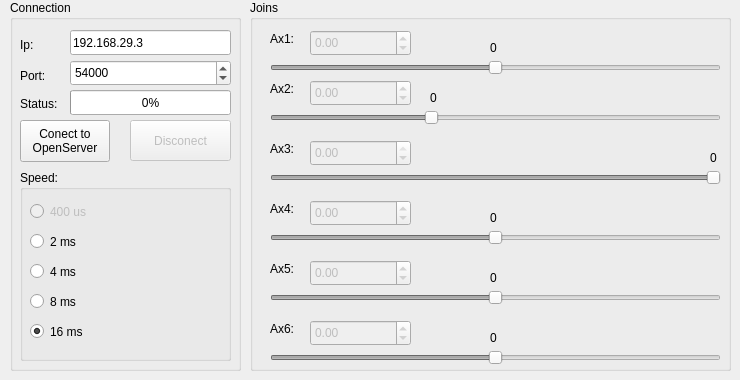
<?xml version="1.0" encoding="UTF-8"?>
<ui version="4.0">
 <class>JustListen</class>
 <widget class="QMainWindow" name="JustListen">
  <property name="geometry">
   <rect>
    <x>0</x>
    <y>0</y>
    <width>740</width>
    <height>380</height>
   </rect>
  </property>
  <property name="minimumSize">
   <size>
    <width>740</width>
    <height>380</height>
   </size>
  </property>
  <property name="maximumSize">
   <size>
    <width>740</width>
    <height>380</height>
   </size>
  </property>
  <property name="windowTitle">
   <string>JustListen</string>
  </property>
  <widget class="QWidget" name="centralWidget">
   <widget class="QGroupBox" name="connectionBox">
    <property name="geometry">
     <rect>
      <x>10</x>
      <y>0</y>
      <width>231</width>
      <height>371</height>
     </rect>
    </property>
    <property name="title">
     <string>Connection</string>
    </property>
    <widget class="QLabel" name="labelIp">
     <property name="geometry">
      <rect>
       <x>10</x>
       <y>36</y>
       <width>41</width>
       <height>17</height>
      </rect>
     </property>
     <property name="text">
      <string>Ip:</string>
     </property>
    </widget>
    <widget class="QLineEdit" name="lineIp">
     <property name="geometry">
      <rect>
       <x>60</x>
       <y>30</y>
       <width>161</width>
       <height>25</height>
      </rect>
     </property>
     <property name="text">
      <string>192.168.29.3</string>
     </property>
     <property name="maxLength">
      <number>15</number>
     </property>
    </widget>
    <widget class="QLabel" name="labelPorta">
     <property name="geometry">
      <rect>
       <x>10</x>
       <y>67</y>
       <width>41</width>
       <height>17</height>
      </rect>
     </property>
     <property name="text">
      <string>Port:</string>
     </property>
    </widget>
    <widget class="QPushButton" name="buttonConect">
     <property name="geometry">
      <rect>
       <x>10</x>
       <y>120</y>
       <width>90</width>
       <height>42</height>
      </rect>
     </property>
     <property name="text">
      <string>Conect to
OpenServer</string>
     </property>
    </widget>
    <widget class="QProgressBar" name="boxStatus">
     <property name="geometry">
      <rect>
       <x>60</x>
       <y>90</y>
       <width>161</width>
       <height>25</height>
      </rect>
     </property>
     <property name="value">
      <number>0</number>
     </property>
    </widget>
    <widget class="QPushButton" name="buttonDisconect">
     <property name="enabled">
      <bool>false</bool>
     </property>
     <property name="geometry">
      <rect>
       <x>120</x>
       <y>120</y>
       <width>101</width>
       <height>41</height>
      </rect>
     </property>
     <property name="text">
      <string>Disconect</string>
     </property>
    </widget>
    <widget class="QSpinBox" name="boxPort">
     <property name="geometry">
      <rect>
       <x>60</x>
       <y>60</y>
       <width>161</width>
       <height>26</height>
      </rect>
     </property>
     <property name="maximum">
      <number>99999</number>
     </property>
     <property name="value">
      <number>54000</number>
     </property>
    </widget>
    <widget class="QLabel" name="labelStatus">
     <property name="geometry">
      <rect>
       <x>10</x>
       <y>95</y>
       <width>51</width>
       <height>17</height>
      </rect>
     </property>
     <property name="text">
      <string>Status:</string>
     </property>
    </widget>
    <widget class="QGroupBox" name="speedBox">
     <property name="geometry">
      <rect>
       <x>10</x>
       <y>170</y>
       <width>211</width>
       <height>191</height>
      </rect>
     </property>
     <property name="title">
      <string>Speed:</string>
     </property>
     <widget class="QRadioButton" name="radioButton_1">
      <property name="enabled">
       <bool>false</bool>
      </property>
      <property name="geometry">
       <rect>
        <x>10</x>
        <y>30</y>
        <width>71</width>
        <height>23</height>
       </rect>
      </property>
      <property name="text">
       <string>400 us</string>
      </property>
      <property name="checked">
       <bool>false</bool>
      </property>
     </widget>
     <widget class="QRadioButton" name="radioButton_2">
      <property name="geometry">
       <rect>
        <x>10</x>
        <y>60</y>
        <width>61</width>
        <height>23</height>
       </rect>
      </property>
      <property name="text">
       <string>2 ms</string>
      </property>
     </widget>
     <widget class="QRadioButton" name="radioButton_3">
      <property name="geometry">
       <rect>
        <x>10</x>
        <y>90</y>
        <width>61</width>
        <height>23</height>
       </rect>
      </property>
      <property name="text">
       <string>4 ms</string>
      </property>
     </widget>
     <widget class="QRadioButton" name="radioButton_4">
      <property name="geometry">
       <rect>
        <x>10</x>
        <y>120</y>
        <width>61</width>
        <height>23</height>
       </rect>
      </property>
      <property name="text">
       <string>8 ms</string>
      </property>
     </widget>
     <widget class="QRadioButton" name="radioButton_5">
      <property name="geometry">
       <rect>
        <x>10</x>
        <y>150</y>
        <width>61</width>
        <height>23</height>
       </rect>
      </property>
      <property name="text">
       <string>16 ms</string>
      </property>
      <property name="checkable">
       <bool>true</bool>
      </property>
      <property name="checked">
       <bool>true</bool>
      </property>
     </widget>
    </widget>
   </widget>
   <widget class="QGroupBox" name="groupBox">
    <property name="geometry">
     <rect>
      <x>250</x>
      <y>0</y>
      <width>481</width>
      <height>371</height>
     </rect>
    </property>
    <property name="title">
     <string>Joins</string>
    </property>
    <widget class="QSlider" name="SJ1">
     <property name="enabled">
      <bool>false</bool>
     </property>
     <property name="geometry">
      <rect>
       <x>20</x>
       <y>60</y>
       <width>451</width>
       <height>16</height>
      </rect>
     </property>
     <property name="minimum">
      <number>-17000</number>
     </property>
     <property name="maximum">
      <number>17000</number>
     </property>
     <property name="singleStep">
      <number>1</number>
     </property>
     <property name="pageStep">
      <number>1</number>
     </property>
     <property name="sliderPosition">
      <number>0</number>
     </property>
     <property name="orientation">
      <enum>Qt::Horizontal</enum>
     </property>
     <property name="invertedAppearance">
      <bool>false</bool>
     </property>
    </widget>
    <widget class="QSlider" name="SJ2">
     <property name="enabled">
      <bool>false</bool>
     </property>
     <property name="geometry">
      <rect>
       <x>20</x>
       <y>110</y>
       <width>451</width>
       <height>16</height>
      </rect>
     </property>
     <property name="minimum">
      <number>-8500</number>
     </property>
     <property name="maximum">
      <number>15500</number>
     </property>
     <property name="value">
      <number>0</number>
     </property>
     <property name="sliderPosition">
      <number>0</number>
     </property>
     <property name="orientation">
      <enum>Qt::Horizontal</enum>
     </property>
    </widget>
    <widget class="QSlider" name="SJ3">
     <property name="enabled">
      <bool>false</bool>
     </property>
     <property name="geometry">
      <rect>
       <x>20</x>
       <y>170</y>
       <width>451</width>
       <height>16</height>
      </rect>
     </property>
     <property name="minimum">
      <number>-17000</number>
     </property>
     <property name="maximum">
      <number>0</number>
     </property>
     <property name="value">
      <number>0</number>
     </property>
     <property name="sliderPosition">
      <number>0</number>
     </property>
     <property name="orientation">
      <enum>Qt::Horizontal</enum>
     </property>
    </widget>
    <widget class="QSlider" name="SJ4">
     <property name="enabled">
      <bool>false</bool>
     </property>
     <property name="geometry">
      <rect>
       <x>20</x>
       <y>230</y>
       <width>451</width>
       <height>16</height>
      </rect>
     </property>
     <property name="minimum">
      <number>-21000</number>
     </property>
     <property name="maximum">
      <number>21000</number>
     </property>
     <property name="sliderPosition">
      <number>0</number>
     </property>
     <property name="orientation">
      <enum>Qt::Horizontal</enum>
     </property>
    </widget>
    <widget class="QSlider" name="SJ6">
     <property name="enabled">
      <bool>false</bool>
     </property>
     <property name="geometry">
      <rect>
       <x>20</x>
       <y>350</y>
       <width>451</width>
       <height>16</height>
      </rect>
     </property>
     <property name="minimum">
      <number>-270000</number>
     </property>
     <property name="maximum">
      <number>270000</number>
     </property>
     <property name="sliderPosition">
      <number>0</number>
     </property>
     <property name="orientation">
      <enum>Qt::Horizontal</enum>
     </property>
    </widget>
    <widget class="QSlider" name="SJ5">
     <property name="enabled">
      <bool>false</bool>
     </property>
     <property name="geometry">
      <rect>
       <x>20</x>
       <y>290</y>
       <width>451</width>
       <height>16</height>
      </rect>
     </property>
     <property name="minimum">
      <number>-13000</number>
     </property>
     <property name="maximum">
      <number>13000</number>
     </property>
     <property name="sliderPosition">
      <number>0</number>
     </property>
     <property name="orientation">
      <enum>Qt::Horizontal</enum>
     </property>
    </widget>
    <widget class="QLabel" name="label_1">
     <property name="geometry">
      <rect>
       <x>20</x>
       <y>30</y>
       <width>31</width>
       <height>17</height>
      </rect>
     </property>
     <property name="text">
      <string>Ax1:</string>
     </property>
    </widget>
    <widget class="QLabel" name="label_2">
     <property name="geometry">
      <rect>
       <x>20</x>
       <y>80</y>
       <width>31</width>
       <height>17</height>
      </rect>
     </property>
     <property name="text">
      <string>Ax2:</string>
     </property>
    </widget>
    <widget class="QLabel" name="label_3">
     <property name="geometry">
      <rect>
       <x>20</x>
       <y>140</y>
       <width>31</width>
       <height>17</height>
      </rect>
     </property>
     <property name="text">
      <string>Ax3:</string>
     </property>
    </widget>
    <widget class="QLabel" name="label_4">
     <property name="geometry">
      <rect>
       <x>20</x>
       <y>200</y>
       <width>31</width>
       <height>17</height>
      </rect>
     </property>
     <property name="text">
      <string>Ax4:</string>
     </property>
    </widget>
    <widget class="QLabel" name="label_5">
     <property name="geometry">
      <rect>
       <x>20</x>
       <y>260</y>
       <width>31</width>
       <height>17</height>
      </rect>
     </property>
     <property name="text">
      <string>Ax5:</string>
     </property>
    </widget>
    <widget class="QLabel" name="label_6">
     <property name="geometry">
      <rect>
       <x>20</x>
       <y>320</y>
       <width>31</width>
       <height>17</height>
      </rect>
     </property>
     <property name="text">
      <string>Ax6:</string>
     </property>
    </widget>
    <widget class="QDoubleSpinBox" name="TJ1">
     <property name="enabled">
      <bool>false</bool>
     </property>
     <property name="geometry">
      <rect>
       <x>60</x>
       <y>30</y>
       <width>101</width>
       <height>26</height>
      </rect>
     </property>
     <property name="keyboardTracking">
      <bool>false</bool>
     </property>
     <property name="decimals">
      <number>2</number>
     </property>
     <property name="minimum">
      <double>-170.000000000000000</double>
     </property>
     <property name="maximum">
      <double>170.000000000000000</double>
     </property>
    </widget>
    <widget class="QDoubleSpinBox" name="TJ2">
     <property name="enabled">
      <bool>false</bool>
     </property>
     <property name="geometry">
      <rect>
       <x>60</x>
       <y>80</y>
       <width>101</width>
       <height>26</height>
      </rect>
     </property>
     <property name="minimum">
      <double>-85.000000000000000</double>
     </property>
     <property name="maximum">
      <double>155.000000000000000</double>
     </property>
    </widget>
    <widget class="QDoubleSpinBox" name="TJ3">
     <property name="enabled">
      <bool>false</bool>
     </property>
     <property name="geometry">
      <rect>
       <x>60</x>
       <y>140</y>
       <width>101</width>
       <height>26</height>
      </rect>
     </property>
     <property name="minimum">
      <double>-170.000000000000000</double>
     </property>
     <property name="maximum">
      <double>0.000000000000000</double>
     </property>
    </widget>
    <widget class="QDoubleSpinBox" name="TJ4">
     <property name="enabled">
      <bool>false</bool>
     </property>
     <property name="geometry">
      <rect>
       <x>60</x>
       <y>200</y>
       <width>101</width>
       <height>26</height>
      </rect>
     </property>
     <property name="minimum">
      <double>-210.000000000000000</double>
     </property>
    </widget>
    <widget class="QDoubleSpinBox" name="TJ5">
     <property name="enabled">
      <bool>false</bool>
     </property>
     <property name="geometry">
      <rect>
       <x>60</x>
       <y>260</y>
       <width>101</width>
       <height>26</height>
      </rect>
     </property>
     <property name="minimum">
      <double>-130.000000000000000</double>
     </property>
     <property name="maximum">
      <double>130.000000000000000</double>
     </property>
    </widget>
    <widget class="QDoubleSpinBox" name="TJ6">
     <property name="enabled">
      <bool>false</bool>
     </property>
     <property name="geometry">
      <rect>
       <x>60</x>
       <y>320</y>
       <width>101</width>
       <height>26</height>
      </rect>
     </property>
     <property name="minimum">
      <double>-270.000000000000000</double>
     </property>
    </widget>
    <widget class="QLabel" name="label">
     <property name="geometry">
      <rect>
       <x>240</x>
       <y>40</y>
       <width>16</width>
       <height>16</height>
      </rect>
     </property>
     <property name="text">
      <string>0</string>
     </property>
    </widget>
    <widget class="QLabel" name="label_7">
     <property name="geometry">
      <rect>
       <x>180</x>
       <y>90</y>
       <width>10</width>
       <height>16</height>
      </rect>
     </property>
     <property name="text">
      <string>0</string>
     </property>
    </widget>
    <widget class="QLabel" name="label_8">
     <property name="geometry">
      <rect>
       <x>460</x>
       <y>150</y>
       <width>10</width>
       <height>16</height>
      </rect>
     </property>
     <property name="text">
      <string>0</string>
     </property>
    </widget>
    <widget class="QLabel" name="label_9">
     <property name="geometry">
      <rect>
       <x>240</x>
       <y>210</y>
       <width>10</width>
       <height>16</height>
      </rect>
     </property>
     <property name="text">
      <string>0</string>
     </property>
    </widget>
    <widget class="QLabel" name="label_10">
     <property name="geometry">
      <rect>
       <x>240</x>
       <y>270</y>
       <width>10</width>
       <height>16</height>
      </rect>
     </property>
     <property name="text">
      <string>0</string>
     </property>
    </widget>
    <widget class="QLabel" name="label_11">
     <property name="geometry">
      <rect>
       <x>240</x>
       <y>330</y>
       <width>10</width>
       <height>16</height>
      </rect>
     </property>
     <property name="text">
      <string>0</string>
     </property>
    </widget>
   </widget>
  </widget>
 </widget>
 <layoutdefault spacing="6" margin="11"/>
 <resources/>
 <connections/>
</ui>
